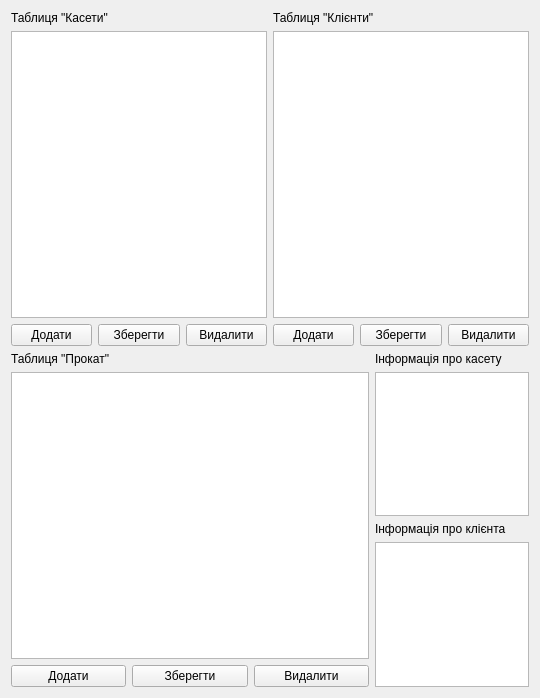
        <widget class="QWidget" name="tabViewTables">
         <attribute name="title">
          <string>Перегляд таблиць</string>
         </attribute>
         <layout class="QVBoxLayout" name="verticalLayout_2" stretch="1,1">
          <item>
           <layout class="QHBoxLayout" name="topLayout">
            <item>
             <layout class="QVBoxLayout" name="tapesLayout">
              <item>
               <widget class="QLabel" name="tapesLabel">
                <property name="text">
                 <string>Таблиця &quot;Касети&quot;</string>
                </property>
               </widget>
              </item>
              <item>
               <widget class="QTableView" name="tapesTable"/>
              </item>
              <item>
               <layout class="QHBoxLayout" name="tapesButtons">
                <item>
                 <widget class="QPushButton" name="tapesAddButton">
                  <property name="text">
                   <string>Додати</string>
                  </property>
                 </widget>
                </item>
                <item>
                 <widget class="QPushButton" name="tapesSaveButton">
                  <property name="text">
                   <string>Зберегти</string>
                  </property>
                 </widget>
                </item>
                <item>
                 <widget class="QPushButton" name="tapesDeleteButton">
                  <property name="text">
                   <string>Видалити</string>
                  </property>
                 </widget>
                </item>
               </layout>
              </item>
             </layout>
            </item>
            <item>
             <layout class="QVBoxLayout" name="customersLayout">
              <item>
               <widget class="QLabel" name="customersLabel">
                <property name="text">
                 <string>Таблиця &quot;Клієнти&quot;</string>
                </property>
               </widget>
              </item>
              <item>
               <widget class="QTableView" name="customersTable"/>
              </item>
              <item>
               <layout class="QHBoxLayout" name="customersButtons">
                <item>
                 <widget class="QPushButton" name="customersAddButton">
                  <property name="text">
                   <string>Додати</string>
                  </property>
                 </widget>
                </item>
                <item>
                 <widget class="QPushButton" name="customersSaveButton">
                  <property name="text">
                   <string>Зберегти</string>
                  </property>
                 </widget>
                </item>
                <item>
                 <widget class="QPushButton" name="customersDeleteButton">
                  <property name="text">
                   <string>Видалити</string>
                  </property>
                 </widget>
                </item>
               </layout>
              </item>
             </layout>
            </item>
           </layout>
          </item>
          <item>
           <layout class="QHBoxLayout" name="bottomLayout" stretch="7,3">
            <item>
             <layout class="QVBoxLayout" name="rentalsLayout">
              <item>
               <widget class="QLabel" name="rentalsLabel">
                <property name="text">
                 <string>Таблиця &quot;Прокат&quot;</string>
                </property>
               </widget>
              </item>
              <item>
               <widget class="QTableView" name="rentalsTable"/>
              </item>
              <item>
               <layout class="QHBoxLayout" name="rentalsButtons">
                <item>
                 <widget class="QPushButton" name="rentalsAddButton">
                  <property name="text">
                   <string>Додати</string>
                  </property>
                 </widget>
                </item>
                <item>
                 <widget class="QPushButton" name="rentalsSaveButton">
                  <property name="text">
                   <string>Зберегти</string>
                  </property>
                 </widget>
                </item>
                <item>
                 <widget class="QPushButton" name="rentalsDeleteButton">
                  <property name="text">
                   <string>Видалити</string>
                  </property>
                 </widget>
                </item>
               </layout>
              </item>
             </layout>
            </item>
            <item>
             <layout class="QVBoxLayout" name="infoLayout">
              <item>
               <widget class="QLabel" name="tapeInfoLabel">
                <property name="text">
                 <string>Інформація про касету</string>
                </property>
               </widget>
              </item>
              <item>
               <widget class="QTextEdit" name="tapeInfoText"/>
              </item>
              <item>
               <widget class="QLabel" name="customerInfoLabel">
                <property name="text">
                 <string>Інформація про клієнта</string>
                </property>
               </widget>
              </item>
              <item>
               <widget class="QTextEdit" name="customerInfoText"/>
              </item>
             </layout>
            </item>
           </layout>
          </item>
         </layout>
        </widget>
